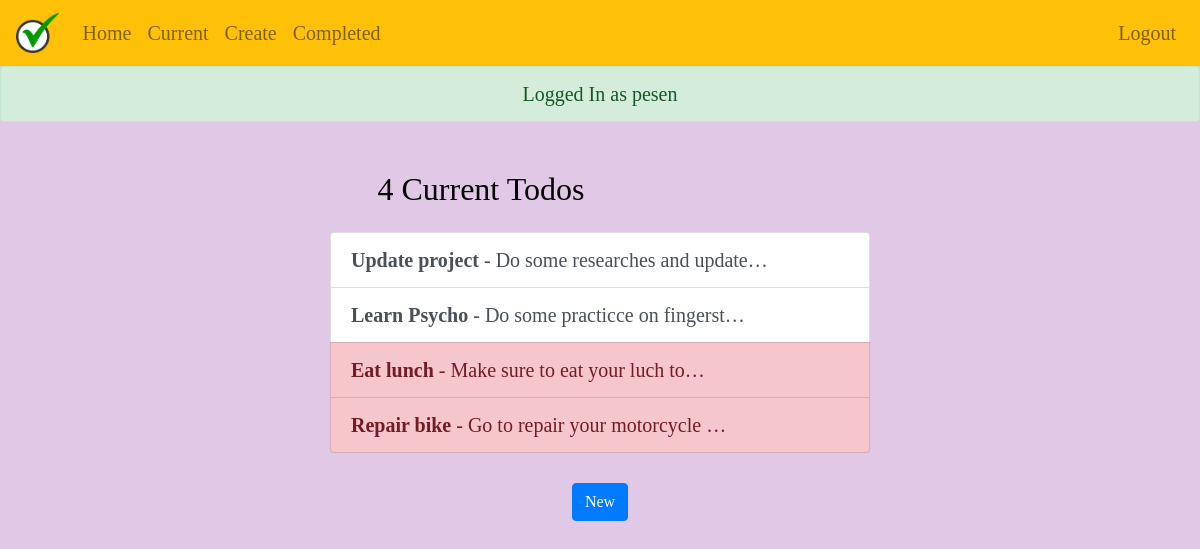
/current/ (signed in), run on the app's committed database.
### todo/models.py (models this page shows, shortened)
class Todo(models.Model):
    title=models.CharField(max_length=100)
    memo=models.TextField(blank=True)
    created=models.DateTimeField(auto_now_add=True)
    datecompleted=models.DateTimeField(null=True,blank=True)
    important=models.BooleanField(default=False)
    user=models.ForeignKey(User,on_delete=models.CASCADE)

### todo/views.py (the view)
# urls.py: path('current/',views.currenttodos,name='currenttodos'),
@login_required
def currenttodos(request):
    todos=Todo.objects.filter(user=request.user,datecompleted__isnull=True).order_by('-created')
    return render(request,'todo/currenttodos.html',{'todos':todos})

### todo/templates/todo/currenttodos.html
{%extends 'todo/base.html'%}
{%block content%}
<div class='row justify-content-center mt-5'>
    <div class='col-md-5'>
        <h2>{{todos.count}} Current Todo{{todos.count|pluralize}}</h2>
    </div>
</div>
<div class='row justify-content-center mt-3'>
    <div class="col-md-6">
        <div class="list-group">
            {%for todo in todos%}
            <a href="{% url 'viewtodo' todo.id %}" class="list-group-item list-group-item-action{% if todo.important %} list-group-item-danger{% endif %}"><b>{{ todo.title }}</b>{% if todo.memo %} - {{ todo.memo|truncatechars:30 }}{% endif %}</a>
            {%endfor%}
        </div>
        <br>
        <div class='text-center'>
        <a role='button' href="{%url 'createtodo'%}" class="btn btn-primary">New</a>
        </div>
    </div>
</div>
{%endblock%}

### todo/templates/todo/base.html (shortened to what this page needs)
{%load static%}
<link rel="stylesheet" href="https://maxcdn.bootstrapcdn.com/bootstrap/4.0.0/css/bootstrap.min.css">
<link rel="stylesheet" href="{%static 'todo/master.css'%}">
<body>
{%if user.is_authenticated%}
<nav class="navbar navbar-expand-lg navbar-light bg-warning">
  <img src="{%static 'todo/tick.png' %}" height='50' widht="50" class="navbar-brand">
    <div class="collapse navbar-collapse" id="navbarSupportedContent">
      <ul class="navbar-nav mr-auto">
        <li class="nav-item ">
          <a class="nav-link" href="{%url 'home'%}">Home <span class="sr-only">(current)</span></a>
        </li>
        <li class="nav-item">
          <a class="nav-link" href="{%url 'currenttodos'%}">Current</a>
        </li>
        <li class="nav-item">
            <a class="nav-link" href="{%url 'createtodo'%}">Create</a>
        </li>
        <li class="nav-item">
            <a class="nav-link" href="{%url 'completedtodos'%}">Completed</a>
        </li>
      </ul>
      <ul class='navbar-nav ml-auto'>
          <li class="nav-item">
            <a class="nav-link" href="#"
              onClick="document.getElementById('logoutform').submit()">
              Logout
            </a>
          </li>
      </ul>
    </div>
  </nav>
<div class=' text-center alert alert-success' role='alert'>
    Logged In as {{user.username}}
</div>
{%endif%}
<div class='container'>
{%block content%}
{%endblock%}
</div>
</body>

### todo/static/todo/master.css (style rules this page uses)
nav { font-size: 20px; color:blue; }
body { background-color: rgb(225, 200, 230); font-family: 'Times New Roman', Times, serif; font-size: 20px; color:black; }

### data on the page
Todo: title "Update project", memo "Do some researches and update…"
Todo: title "Learn Psycho", memo "Do some practicce on fingerst…"
Todo: title "Eat lunch", memo "Make sure to eat your luch to…"
Todo: title "Repair bike", memo "Go to repair your motorcycle …"

### other printed values
{{ user.username }} "pesen"
{{ todos.count }} "4"
